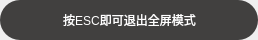
<?xml version="1.0" encoding="UTF-8"?>
<ui version="4.0">
 <class>ESCExitNotice</class>
 <widget class="QWidget" name="ESCExitNotice">
  <property name="geometry">
   <rect>
    <x>0</x>
    <y>0</y>
    <width>258</width>
    <height>40</height>
   </rect>
  </property>
  <property name="minimumSize">
   <size>
    <width>258</width>
    <height>40</height>
   </size>
  </property>
  <property name="maximumSize">
   <size>
    <width>258</width>
    <height>40</height>
   </size>
  </property>
  <property name="windowTitle">
   <string>ESCExitNotice</string>
  </property>
  <layout class="QHBoxLayout" name="horizontalLayout">
   <property name="spacing">
    <number>0</number>
   </property>
   <property name="leftMargin">
    <number>0</number>
   </property>
   <property name="topMargin">
    <number>0</number>
   </property>
   <property name="rightMargin">
    <number>0</number>
   </property>
   <property name="bottomMargin">
    <number>0</number>
   </property>
   <item>
    <widget class="QWidget" name="widget" native="true">
     <property name="styleSheet">
      <string notr="true">QWidget#widget{
background-color: rgb(17, 15, 14,200);
border-radius: 20px;
}
</string>
     </property>
     <layout class="QHBoxLayout" name="horizontalLayout_2">
      <item>
       <spacer name="horizontalSpacer">
        <property name="orientation">
         <enum>Qt::Horizontal</enum>
        </property>
        <property name="sizeHint" stdset="0">
         <size>
          <width>30</width>
          <height>19</height>
         </size>
        </property>
       </spacer>
      </item>
      <item>
       <widget class="QLabel" name="label">
        <property name="minimumSize">
         <size>
          <width>0</width>
          <height>18</height>
         </size>
        </property>
        <property name="maximumSize">
         <size>
          <width>16777215</width>
          <height>18</height>
         </size>
        </property>
        <property name="styleSheet">
         <string notr="true">font: 18px &quot;微软雅黑&quot;;
color: rgb(255, 255, 255);</string>
        </property>
        <property name="text">
         <string>按ESC即可退出全屏模式</string>
        </property>
        <property name="alignment">
         <set>Qt::AlignCenter</set>
        </property>
       </widget>
      </item>
      <item>
       <spacer name="horizontalSpacer_2">
        <property name="orientation">
         <enum>Qt::Horizontal</enum>
        </property>
        <property name="sizeHint" stdset="0">
         <size>
          <width>30</width>
          <height>19</height>
         </size>
        </property>
       </spacer>
      </item>
     </layout>
    </widget>
   </item>
  </layout>
 </widget>
 <layoutdefault spacing="6" margin="11"/>
 <resources/>
 <connections/>
</ui>
